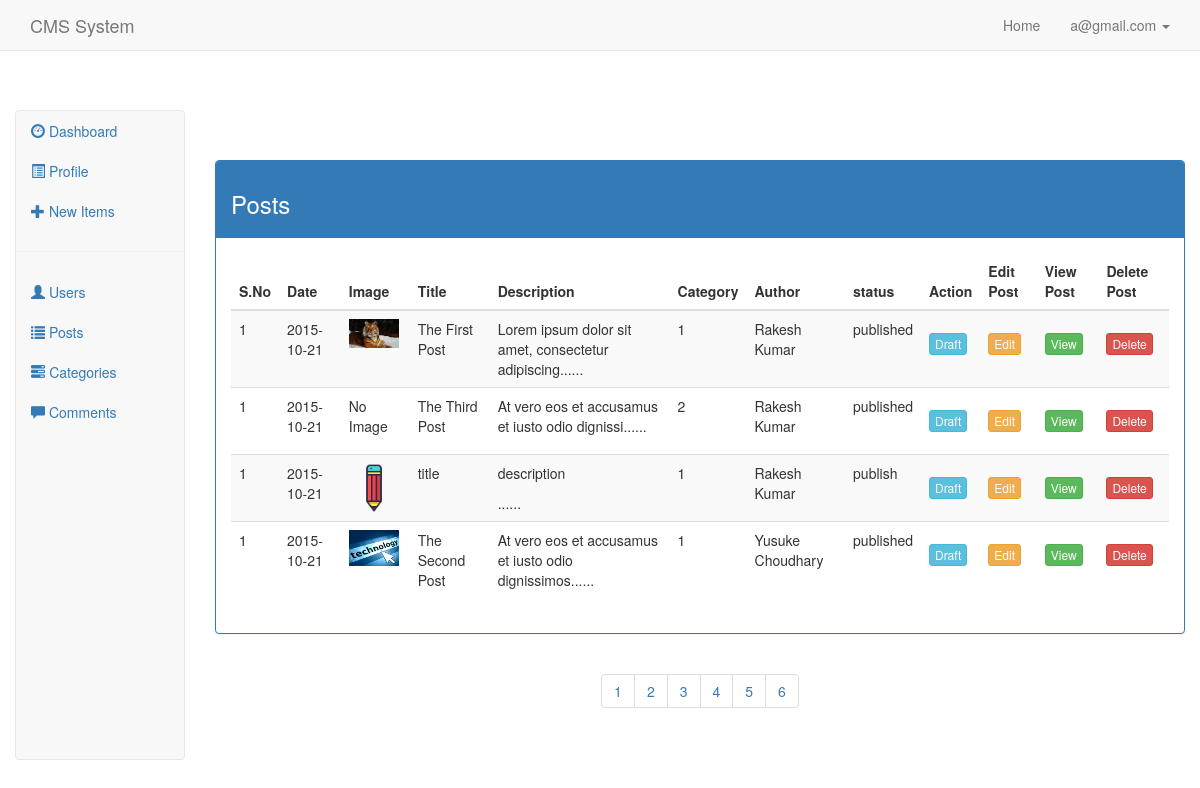
Screenshot of /admin/post_list.php (signed in) with the database file from the repository.
### tables this page shows
CREATE TABLE `posts` (
  `id` int(11) NOT NULL,
  `title` text NOT NULL,
  `description` text NOT NULL,
  `image` text NOT NULL,
  `category` text NOT NULL,
  `status` text NOT NULL,
  `date` timestamp NOT NULL DEFAULT CURRENT_TIMESTAMP ON UPDATE CURRENT_TIMESTAMP,
  `author` text NOT NULL
);

CREATE TABLE `users` (
  `user_id` int(11) NOT NULL,
  `role` text NOT NULL,
  `user_f_name` text NOT NULL,
  `user_l_name` text NOT NULL,
  `user_email` text NOT NULL,
  `user_password` text NOT NULL,
  `user_gender` text NOT NULL,
  `user_marital_status` text NOT NULL,
  `user_phone_no` text NOT NULL,
  `user_designation` text NOT NULL,
  `user_website` text NOT NULL,
  `user_address` text NOT NULL,
  `user_about_me` text NOT NULL,
  `user_date` timestamp NOT NULL DEFAULT CURRENT_TIMESTAMP ON UPDATE CURRENT_TIMESTAMP
);

### admin/post_list.php (the view, shortened to what this page needs)
<?php session_start();
	include 'includes/db.php';
?>
<!DOCTYPE html>
<html>
	<head>
		<link rel="stylesheet" href="../../bootstrap/css/bootstrap.css">
	</head>
	<body>
		<?php include 'includes/header.php';?>
		<div style="width:50px;height:50px;"></div>
		<?php include 'includes/sidebar.php';?>
		<div class="col-lg-10">
		<div style="width:50px;height:50px;"></div>
			<div class="panel panel-primary">
				<div class="panel-heading"><h3>Posts</h3></div>
				<div class="panel-body">
					<table class="table table-striped">
						<thead>
							<tr>
								<th>S.No</th>
								<th>Date</th>
								<th>Image</th>
								<th>Title</th>
								<th>Description</th>
								<th>Category</th>
								<th>Author</th>
								<th>status</th>
								<th>Action</th>
								<th>Edit Post</th>
								<th>View Post</th>
								<th>Delete Post</th>
							</tr>
						</thead>
						<tbody>
							<?php
								$sql = "SELECT * FROM posts p JOIN users u ON p.author = u.user_email";
								$run = mysqli_query($conn,$sql);
								while($rows = mysqli_fetch_assoc($run)){
									echo '
									<tr>
										<td>1</td>
										<td>2015-10-21</td>
										<td>'.($rows['image'] == '' ? 'No Image' : '<img src="../'.$rows['image'].'" width="50px">').'</td>
										<td>'.$rows['title'].'</td>
										<td>'.substr($rows['description'],0,50).'......</td>
										<td>'.$rows['category'].'</td>
										<td>'.$rows['user_f_name'].' '.$rows['user_l_name'].'</td>
										<td>'.$rows['status'].'</td>
										<td>'.($rows['status'] == 'draft'? '<a href="post_list.php?new_status=published&id='.$rows['id'].'" class="btn btn-primary btn-xs navbar-btn">Publish</a>': '<a href="post_list.php?new_status=draft&id='.$rows['id'].'" class="btn btn-info btn-xs navbar-btn">Draft</a>').'</td>
										<td><a href="#" class="btn btn-warning btn-xs navbar-btn">Edit</a></td>
										<td><a href="../post.php?post_id='.$rows['id'].'" class="btn btn-success btn-xs navbar-btn">View</a></td>
										<td><a href="post_list.php?del_id='.$rows['id'].'" class="btn btn-danger btn-xs navbar-btn">Delete</a></td>
									</tr>
									';
								}
							?>
						</tbody>
					</table>
				</div>
			</div>
			<div class="text-center">
				<ul class="pagination">
					<li><a href="#">1</a></li>
					<li><a href="#">2</a></li>
					<li><a href="#">3</a></li>
					<li><a href="#">4</a></li>
					<li><a href="#">5</a></li>
					<li><a href="#">6</a></li>
				</ul>
			</div>
		</div>
	</body>
</html>

### admin/includes/header.php (style rules this page uses)
body { padding: 60px 0; }

### rows the page displays
posts: image (picture), title "The First Post", description "Lorem ipsum dolor sit amet, consectetur adipiscing", category "1", users.user_f_name "Rakesh", users.user_l_name "Kumar", status "published"
posts: image "No Image", title "The Third Post", description "At vero eos et accusamus et iusto odio dignissi", category "2", users.user_f_name "Rakesh", users.user_l_name "Kumar", status "published"
posts: image (picture), title "title", description "description", category "1", users.user_f_name "Rakesh", users.user_l_name "Kumar", status "publish"
posts: image (picture), title "The Second Post", description "At vero eos et accusamus et iusto odio dignissimos", category "1", users.user_f_name "Yusuke", users.user_l_name "Choudhary", status "published"

### other values shown
$_SESSION['user'] "a@gmail.com"
